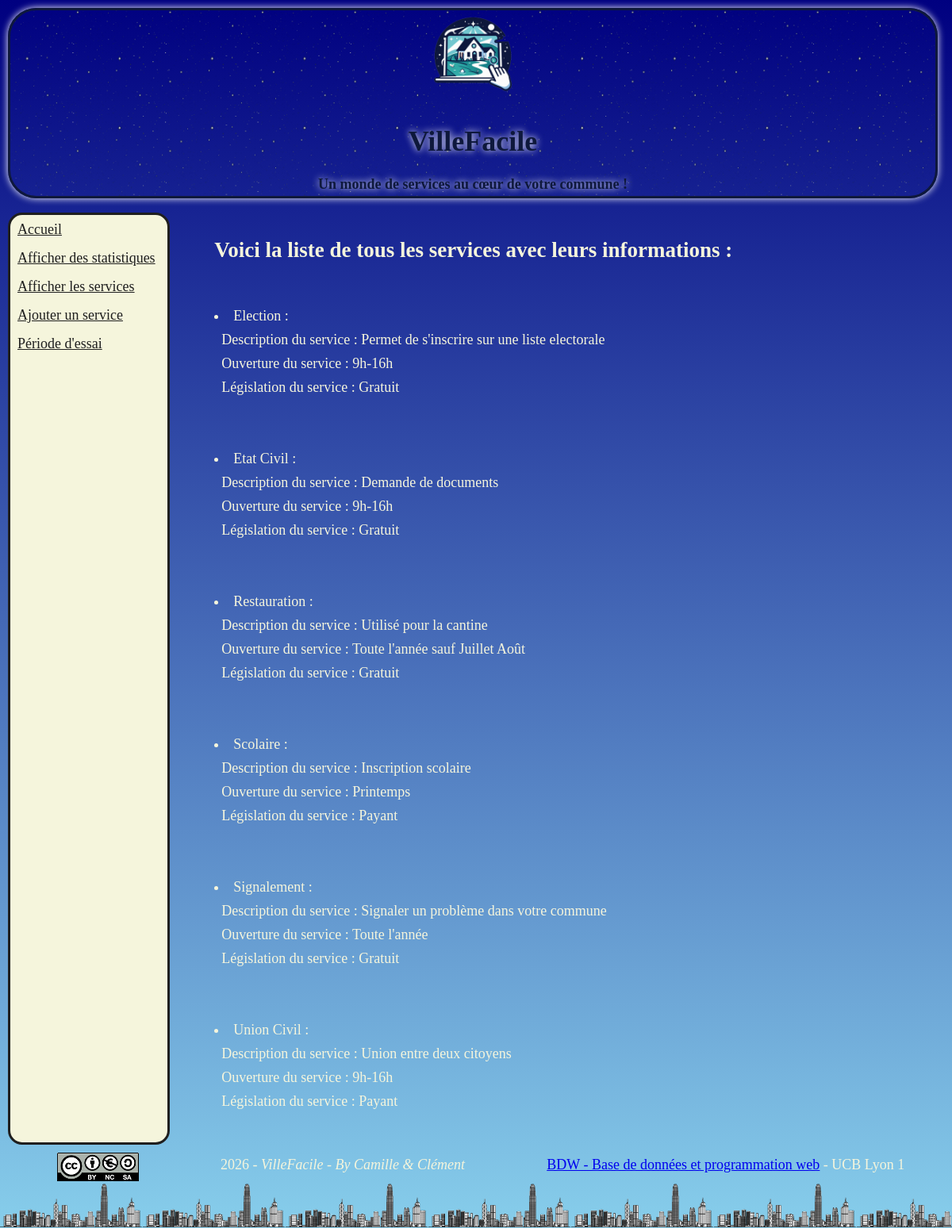
Page /index.php?page=service on the committed database.
### tables this page shows
CREATE TABLE `Service` (
  `libelle` varchar(255) NOT NULL,
  `descriptionS` varchar(255) DEFAULT NULL,
  `ouverture` varchar(255) DEFAULT NULL,
  `legislation` varchar(255) DEFAULT NULL
);

### modele/modele.php (called while the page is built, shortened)
<?php
function getInstances($connexion, $nomTable) {
	$requete = "SELECT * FROM $nomTable";
	$res = mysqli_query($connexion, $requete);
	$instances = mysqli_fetch_all($res, MYSQLI_ASSOC);
	return $instances;
}
?>

### controleurs/controleurService.php (called while the page is built, shortened)
<?php
$service = getInstances($connexion, "Service");
?>

### vues/vueService.php (the view)
<div class="AfficherS">
	<h2>Voici la liste de tous les services avec leurs informations :</h2>
		<?php foreach($service as $s){ ?>
			<br>
			<li id="AfficherS"><?= $s['libelle'] ?> : <br>  &nbsp;  Description du service : <?= $s['descriptionS'] ?><br>  &nbsp;  Ouverture du service : <?= $s['ouverture'] ?>
			<br>  &nbsp;  Législation du service : <?= $s['legislation'] ?></li>
			<br>
	<?php  }
?>
</div>

### css/style.css (style rules this page uses)
html { color : #F5F5DC; }
body, p, main { padding : 10px; font-size : 18px; font-family : calibri; line-height : 30px; margin-left : 0; margin-bottom:0; margin-top:0; }
body { min-height: 100vh; overflow-x: hidden; display: flex; flex-direction: column; background: linear-gradient(to bottom, #000080, #87CEEB); }

### rows in the picture
service: libelle "Election", descriptionS "Permet de s'inscrire sur une liste electorale", ouverture "9h-16h", legislation "Gratuit"
service: libelle "Etat Civil", descriptionS "Demande de documents", ouverture "9h-16h", legislation "Gratuit"
service: libelle "Restauration", descriptionS "Utilisé pour la cantine", ouverture "Toute l'année sauf Juillet Août", legislation "Gratuit"
service: libelle "Scolaire", descriptionS "Inscription scolaire", ouverture "Printemps", legislation "Payant"
service: libelle "Signalement", descriptionS "Signaler un problème dans votre commune", ouverture "Toute l'année", legislation "Gratuit"
service: libelle "Union Civil", descriptionS "Union entre deux citoyens", ouverture "9h-16h", legislation "Payant"

### other values in the picture
$nomSite "VilleFacile"
$baseline "Un monde de services au cœur de votre commune !"
